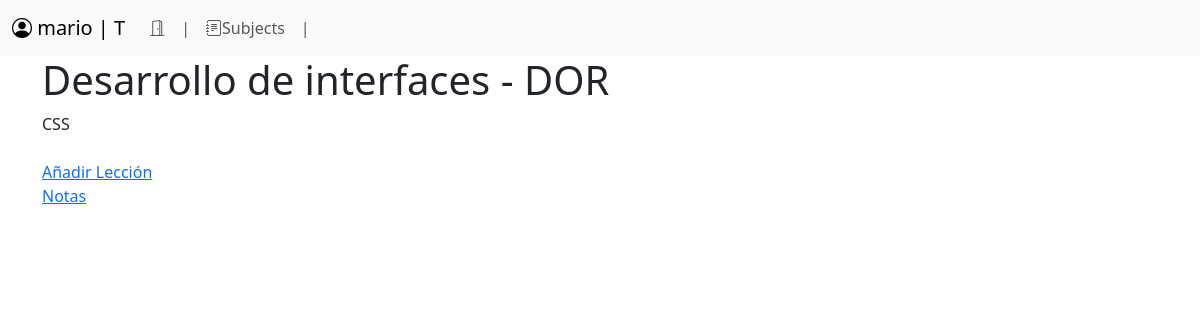
The page /subjects/DOR/ (signed in) on the database as committed earlier.
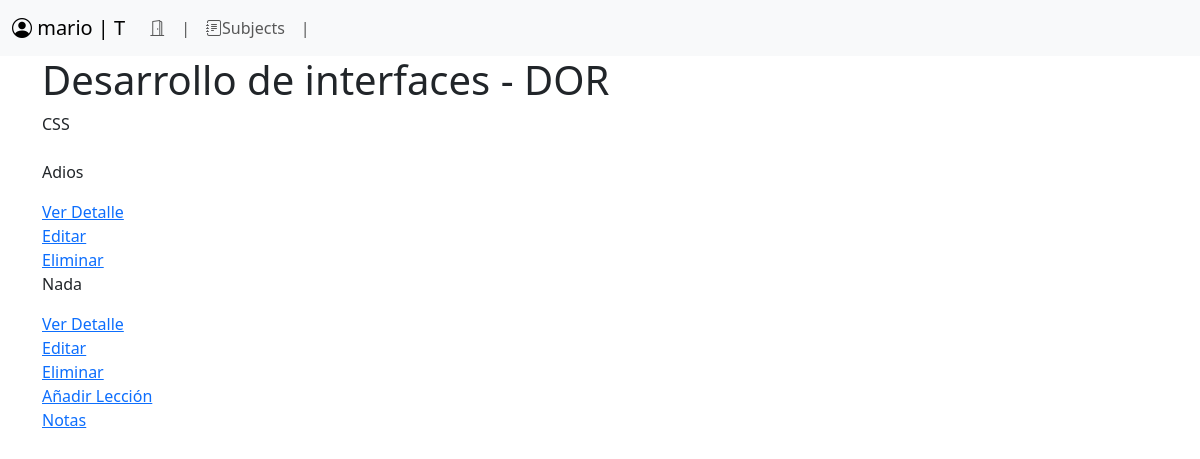
The same page on the database as committed later.
### users/models.py (models this page shows, shortened)
class Profile(models.Model):
    class Role(models.TextChoices):
        STUDENT = 'S', 'Student'
        TEACHER = 'T', 'Teacher'
    role = models.CharField(max_length=1, choices=Role, default=Role.STUDENT)
    user = models.OneToOneField(User, on_delete=models.CASCADE, related_name='profile')
    bio = models.TextField(blank=True)
    avatar = models.ImageField(upload_to='avatars/noavatar.png', blank=True, null=True)

### subjects/models.py (models this page shows, shortened)
class Subject(models.Model):
    code = models.CharField(unique=True, max_length=255)
    name = models.CharField(max_length=255)
    description = models.TextField(
        blank=True,
    )
    students = models.ManyToManyField(User, related_name='student_subjects', through='Enrollment')
    teacher = models.ForeignKey(
        User,
        on_delete=models.PROTECT,
        related_name='teacher_subjects',
    )

class Lesson(models.Model):
    subject = models.ForeignKey(Subject, on_delete=models.CASCADE, related_name='lessons')
    title = models.CharField(max_length=255)
    content = models.TextField(
        blank=True,
    )

### subjects/views.py (the view, shortened to what this page needs)
# urls.py: path('<str:code>/', views.subject_detail, name='subject-detail'),
@login_required
def subject_detail(request, code):
    subject = Subject.objects.get(code=code)
    enrollment = False
    grade = False
    lessons = subject.lessons.all()
    profile = request.user.profile
    user = request.user
    if profile.role == Profile.Role.TEACHER:
        if subject.teacher == user:
            is_teacher = True
        else:
            raise PermissionDenied()
    return render(
        request,
        'subjects/subject_detail.html',
        {
            'subject': subject,
            'is_teacher': is_teacher,
            'lessons': lessons,
            'grade': grade,
        },
    )

### subjects/templates/subjects/subject_detail.html (shortened to what this page needs)
{% extends "base.html" %}
{% block navbar %}
{% include "shared/navbar.html" %}
{% endblock navbar %}
{% block content %}
<h1>{{ subject.name }} - {{ subject.code }}</h1>
<p>{{ subject.description }}</p>
{% if is_teacher %}
    <ul class="list-group mt-4">
        {% for lesson in lessons %}
            <p>{{ lesson.title }}</p>
            <a href="{% url 'subjects:lesson-detail' lesson.subject.code lesson.pk %}">Ver Detalle</a>
            <a href="{% url 'subjects:edit-lesson' lesson.subject.code lesson.pk %}">Editar</a>
            <a href="{% url 'subjects:delete-lesson' lesson.subject.code lesson.pk %}">Eliminar</a>
        {% endfor %}
        <a href="{% url 'subjects:add-lesson' subject.code %}">Añadir Lección</a>
        <a href="{% url 'subjects:mark-list' subject.code %}">Notas</a>
    </ul>
{% endif %}
{% endblock content %}

### shared/templates/base.html (shortened to what this page needs)
{% load static %}
<!DOCTYPE html>
<html>
  <head>
    <link rel="stylesheet" href="{% static 'bootstrap/dist/css/bootstrap.min.css' %}">
    <link rel="stylesheet" href="{% static 'bootstrap-icons/font/bootstrap-icons.min.css' %}">
  </head>
  <body>
    {% block navbar %}{% endblock navbar %}
    <div class="container">
      {% block content %}
      {% endblock %}
    </div>
  </body>
</html>

### shared/templates/shared/navbar.html (shortened to what this page needs)
{% extends "base.html" %}
{% block navbar %}
<nav class="navbar navbar-expand-lg bg-body-tertiary ">
  <div class="container-fluid ">
    <a class="navbar-brand " href="#">
      <i class="bi bi-person-circle"></i>
      {{request.user.username}} | {{request.user.profile.role}}
    </a>
    <div class="collapse navbar-collapse" id="navbarNav">
      <ul class="navbar-nav">
        <li class="nav-item">
          <a class="nav-link" href="{% url 'logout' %}"><i class="bi bi-door-open"></i></a>
        </li>
        <li class="nav-item">
          <a class="nav-link" href="#">|</a>
        </li>
        <li class="nav-item">
          <a class="nav-link" href="{% url "subjects:subject-list" %}"><i class="bi bi-journal-text"></i>Subjects</a>
        </li>
        <li class="nav-item">
          <a class="nav-link" href="#">|</a>
        </li>
      </ul>
    </div>
  </div>
</nav>
{% endblock navbar %}

Rows that differ between the two databases and show on the page:
added Lesson: title "Adios"
added Lesson: title "Nada"
